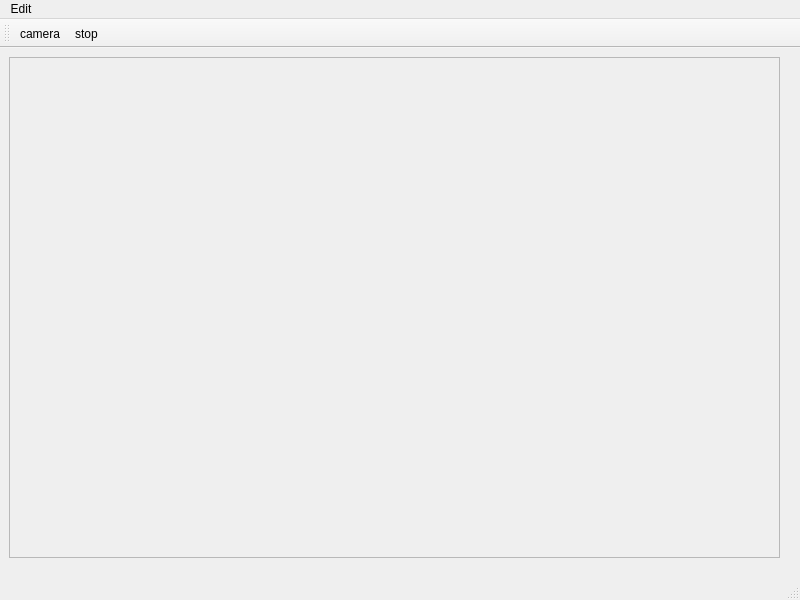
<?xml version="1.0" encoding="UTF-8"?>
<ui version="4.0">
 <class>MainWindow</class>
 <widget class="QMainWindow" name="MainWindow">
  <property name="geometry">
   <rect>
    <x>0</x>
    <y>0</y>
    <width>800</width>
    <height>600</height>
   </rect>
  </property>
  <property name="windowTitle">
   <string>MainWindow</string>
  </property>
  <widget class="QWidget" name="centralwidget">
   <widget class="QScrollArea" name="scrollArea">
    <property name="geometry">
     <rect>
      <x>9</x>
      <y>9</y>
      <width>771</width>
      <height>501</height>
     </rect>
    </property>
    <property name="widgetResizable">
     <bool>true</bool>
    </property>
    <widget class="QWidget" name="scrollAreaWidgetContents">
     <property name="geometry">
      <rect>
       <x>0</x>
       <y>0</y>
       <width>769</width>
       <height>499</height>
      </rect>
     </property>
    </widget>
   </widget>
  </widget>
  <widget class="QMenuBar" name="menubar">
   <property name="geometry">
    <rect>
     <x>0</x>
     <y>0</y>
     <width>800</width>
     <height>22</height>
    </rect>
   </property>
   <widget class="QMenu" name="menuFile">
    <property name="title">
     <string>Edit</string>
    </property>
    <addaction name="actioncamera"/>
    <addaction name="actionstop"/>
   </widget>
   <addaction name="menuFile"/>
  </widget>
  <widget class="QStatusBar" name="statusbar"/>
  <widget class="QToolBar" name="toolBar">
   <property name="windowTitle">
    <string>toolBar</string>
   </property>
   <attribute name="toolBarArea">
    <enum>TopToolBarArea</enum>
   </attribute>
   <attribute name="toolBarBreak">
    <bool>false</bool>
   </attribute>
   <addaction name="actioncamera"/>
   <addaction name="actionstop"/>
  </widget>
  <action name="actioncamera">
   <property name="icon">
    <iconset resource="Resources.qrc">
     <normaloff>:/rec/camera.png</normaloff>:/rec/camera.png</iconset>
   </property>
   <property name="text">
    <string>camera</string>
   </property>
  </action>
  <action name="actionstop">
   <property name="icon">
    <iconset resource="Resources.qrc">
     <normaloff>:/rec/stop.png</normaloff>:/rec/stop.png</iconset>
   </property>
   <property name="text">
    <string>stop</string>
   </property>
  </action>
 </widget>
 <resources>
  <include location="Resources.qrc"/>
 </resources>
 <connections/>
</ui>
